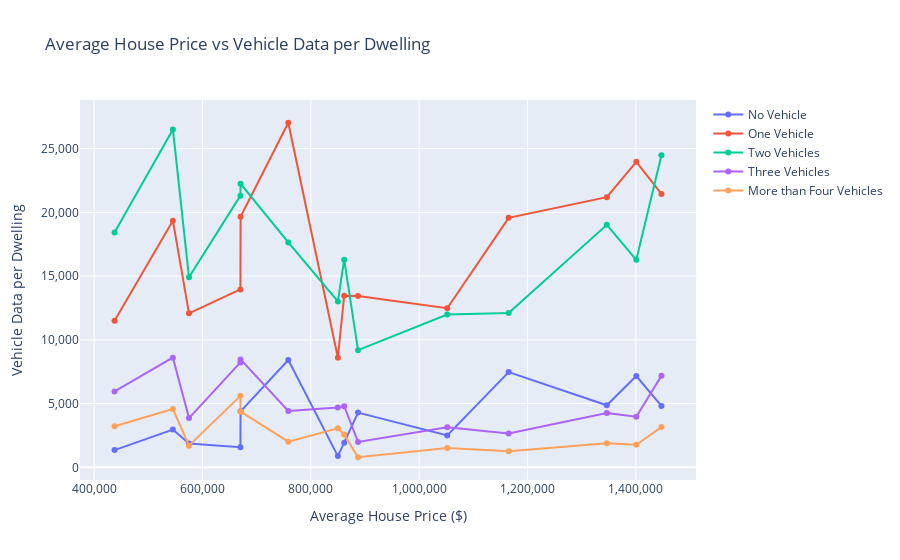

Write notebook code for a chart like this one.
### Code cell
import requests
import pandas as pd
import plotly.graph_objs as go
from plotly.offline import iplot, init_notebook_mode

# Initialize Plotly to work in offline mode in Jupyter
init_notebook_mode(connected=True)

# Fetch the data from the API for house prices and vehicle data
url_houseprice_vehicle = 'http://127.0.0.1:9090/houseprice/vehicle'
response_houseprice_vehicle = requests.get(url_houseprice_vehicle)
data_houseprice_vehicle = response_houseprice_vehicle.json()

# Convert JSON data to a DataFrame
df_houseprice_vehicle = pd.json_normalize(data_houseprice_vehicle)

# Sort the DataFrame by average house price
df_houseprice_vehicle = df_houseprice_vehicle.sort_values(by='average_price')

# Create a combined trend chart
def create_combined_trend_chart(df):
    # Create the figure
    fig = go.Figure()
    
    # Average House Price vs None Vehicle per Dwelling
    fig.add_trace(go.Scatter(
        x=df['average_price'],
        y=df['none_vehicle_per_dwelling'],
        mode='lines+markers',
        name='No Vehicle',
        hovertext=[
            f"House Price: ${price:,}<br>No Vehicle per Dwelling: {value}"
            for price, value in zip(df['average_price'], df['none_vehicle_per_dwelling'])
        ],
        hoverinfo='text'
    ))
    
    # Average House Price vs One Vehicle per Dwelling
    fig.add_trace(go.Scatter(
        x=df['average_price'],
        y=df['one_vehicle_per_dwelling'],
        mode='lines+markers',
        name='One Vehicle',
        hovertext=[
            f"House Price: ${price:,}<br>One Vehicle per Dwelling: {value}"
            for price, value in zip(df['average_price'], df['one_vehicle_per_dwelling'])
        ],
        hoverinfo='text'
    ))
    
    # Average House Price vs Two Vehicles per Dwelling
    fig.add_trace(go.Scatter(
        x=df['average_price'],
        y=df['two_vehicle_per_dwelling'],
        mode='lines+markers',
        name='Two Vehicles',
        hovertext=[
            f"House Price: ${price:,}<br>Two Vehicles per Dwelling: {value}"
            for price, value in zip(df['average_price'], df['two_vehicle_per_dwelling'])
        ],
        hoverinfo='text'
    ))
    
    # Average House Price vs Three Vehicles per Dwelling
    fig.add_trace(go.Scatter(
        x=df['average_price'],
        y=df['three_vehicle_per_dwelling'],
        mode='lines+markers',
        name='Three Vehicles',
        hovertext=[
            f"House Price: ${price:,}<br>Three Vehicles per Dwelling: {value}"
            for price, value in zip(df['average_price'], df['three_vehicle_per_dwelling'])
        ],
        hoverinfo='text'
    ))
    
    # Average House Price vs More than Four Vehicles per Dwelling
    fig.add_trace(go.Scatter(
        x=df['average_price'],
        y=df['more_than_four_vehicle_per_dwelling'],
        mode='lines+markers',
        name='More than Four Vehicles',
        hovertext=[
            f"House Price: ${price:,}<br>More than Four Vehicles per Dwelling: {value}"
            for price, value in zip(df['average_price'], df['more_than_four_vehicle_per_dwelling'])
        ],
        hoverinfo='text'
    ))
    
    # Update layout
    fig.update_layout(
        title='Average House Price vs Vehicle Data per Dwelling',
        xaxis_title='Average House Price ($)',
        yaxis_title='Vehicle per Dwelling',
        hovermode='closest'
    )
    
    fig.update_xaxes(tickformat=',')
    fig.update_yaxes(tickformat=',')
    
    # Display the chart
    iplot(fig)

# Generate the combined trend chart for the DataFrame
if not df_houseprice_vehicle.empty:
    create_combined_trend_chart(df_houseprice_vehicle)

### Figure 1 — Plotly figure (JSON) as saved in the notebook; plotly's stock layout.template omitted (floating-point values rounded to 4 significant figures)
{"data": [{"hoverinfo": "text", "hovertext": ["House Price: $437,640.873015873<br>No Vehicle per Dwelling: 1354", "House Price: $545,321.4285714285<br>No Vehicle per Dwelling: 2967", "House Price: $575,107.9424778761<br>No Vehicle per Dwelling: 1861", "House Price: $670,000.0<br>No Vehicle per Dwelling: 1576", "House Price: $670,333.1884368309<br>No Vehicle per Dwelling: 4398", "House Price: $758,445.9434652478<br>No Vehicle per Dwelling: 8418", "House Price: $849,979.4670846395<br>No Vehicle per Dwelling: 883", "House Price: $861,608.6939313984<br>No Vehicle per Dwelling: 1934", "House Price: $887,176.0711095843<br>No Vehicle per Dwelling: 4294", "House Price: $1,051,886.380597015<br>No Vehicle per Dwelling: 2504", "House Price: $1,165,231.724870764<br>No Vehicle per Dwelling: 7470", "House Price: $1,346,494.1986365046<br>No Vehicle per Dwelling: 4872", "House Price: $1,400,925.0117967331<br>No Vehicle per Dwelling: 7162", "House Price: $1,447,335.6231825524<br>No Vehicle per Dwelling: 4819"], "mode": "lines+markers", "name": "No Vehicle", "type": "scatter", "x": [437600.0, 545300.0, 575100.0, 670000, 670300.0, 758400.0, 850000.0, 861600.0, 887200.0, 1052000.0, 1165000.0, 1346000.0, 1401000.0, 1447000.0], "y": [1354, 2967, 1861, 1576, 4398, 8418, 883, 1934, 4294, 2504, 7470, 4872, 7162, 4819]}, {"hoverinfo": "text", "hovertext": ["House Price: $437,640.873015873<br>One Vehicle per Dwelling: 11498", "House Price: $545,321.4285714285<br>One Vehicle per Dwelling: 19353", "House Price: $575,107.9424778761<br>One Vehicle per Dwelling: 12083", "House Price: $670,000.0<br>One Vehicle per Dwelling: 13954", "House Price: $670,333.1884368309<br>One Vehicle per Dwelling: 19657", "House Price: $758,445.9434652478<br>One Vehicle per Dwelling: 27032", "House Price: $849,979.4670846395<br>One Vehicle per Dwelling: 8601", "House Price: $861,608.6939313984<br>One Vehicle per Dwelling: 13468", "House Price: $887,176.0711095843<br>One Vehicle per Dwelling: 13433", "House Price: $1,051,886.380597015<br>One Vehicle per Dwelling: 12482", "House Price: $1,165,231.724870764<br>One Vehicle per Dwelling: 19571", "House Price: $1,346,494.1986365046<br>One Vehicle per Dwelling: 21194", "House Price: $1,400,925.0117967331<br>One Vehicle per Dwelling: 23971", "House Price: $1,447,335.6231825524<br>One Vehicle per Dwelling: 21447"], "mode": "lines+markers", "name": "One Vehicle", "type": "scatter", "x": [437600.0, 545300.0, 575100.0, 670000, 670300.0, 758400.0, 850000.0, 861600.0, 887200.0, 1052000.0, 1165000.0, 1346000.0, 1401000.0, 1447000.0], "y": [11498, 19353, 12083, 13954, 19657, 27032, 8601, 13468, 13433, 12482, 19571, 21194, 23971, 21447]}, {"hoverinfo": "text", "hovertext": ["House Price: $437,640.873015873<br>Two Vehicles per Dwelling: 18425", "House Price: $545,321.4285714285<br>Two Vehicles per Dwelling: 26507", "House Price: $575,107.9424778761<br>Two Vehicles per Dwelling: 14911", "House Price: $670,000.0<br>Two Vehicles per Dwelling: 21314", "House Price: $670,333.1884368309<br>Two Vehicles per Dwelling: 22247", "House Price: $758,445.9434652478<br>Two Vehicles per Dwelling: 17644", "House Price: $849,979.4670846395<br>Two Vehicles per Dwelling: 13014", "House Price: $861,608.6939313984<br>Two Vehicles per Dwelling: 16294", "House Price: $887,176.0711095843<br>Two Vehicles per Dwelling: 9189", "House Price: $1,051,886.380597015<br>Two Vehicles per Dwelling: 11994", "House Price: $1,165,231.724870764<br>Two Vehicles per Dwelling: 12101", "House Price: $1,346,494.1986365046<br>Two Vehicles per Dwelling: 19021", "House Price: $1,400,925.0117967331<br>Two Vehicles per Dwelling: 16280", "House Price: $1,447,335.6231825524<br>Two Vehicles per Dwelling: 24478"], "mode": "lines+markers", "name": "Two Vehicles", "type": "scatter", "x": [437600.0, 545300.0, 575100.0, 670000, 670300.0, 758400.0, 850000.0, 861600.0, 887200.0, 1052000.0, 1165000.0, 1346000.0, 1401000.0, 1447000.0], "y": [18425, 26507, 14911, 21314, 22247, 17644, 13014, 16294, 9189, 11994, 12101, 19021, 16280, 24478]}, {"hoverinfo": "text", "hovertext": ["House Price: $437,640.873015873<br>Three Vehicles per Dwelling: 5952", "House Price: $545,321.4285714285<br>Three Vehicles per Dwelling: 8606", "House Price: $575,107.9424778761<br>Three Vehicles per Dwelling: 3865", "House Price: $670,000.0<br>Three Vehicles per Dwelling: 8234", "House Price: $670,333.1884368309<br>Three Vehicles per Dwelling: 8468", "House Price: $758,445.9434652478<br>Three Vehicles per Dwelling: 4424", "House Price: $849,979.4670846395<br>Three Vehicles per Dwelling: 4688", "House Price: $861,608.6939313984<br>Three Vehicles per Dwelling: 4796", "House Price: $887,176.0711095843<br>Three Vehicles per Dwelling: 1996", "House Price: $1,051,886.380597015<br>Three Vehicles per Dwelling: 3147", "House Price: $1,165,231.724870764<br>Three Vehicles per Dwelling: 2659", "House Price: $1,346,494.1986365046<br>Three Vehicles per Dwelling: 4260", "House Price: $1,400,925.0117967331<br>Three Vehicles per Dwelling: 3967", "House Price: $1,447,335.6231825524<br>Three Vehicles per Dwelling: 7176"], "mode": "lines+markers", "name": "Three Vehicles", "type": "scatter", "x": [437600.0, 545300.0, 575100.0, 670000, 670300.0, 758400.0, 850000.0, 861600.0, 887200.0, 1052000.0, 1165000.0, 1346000.0, 1401000.0, 1447000.0], "y": [5952, 8606, 3865, 8234, 8468, 4424, 4688, 4796, 1996, 3147, 2659, 4260, 3967, 7176]}, {"hoverinfo": "text", "hovertext": ["House Price: $437,640.873015873<br>More than Four Vehicles per Dwelling: 3218", "House Price: $545,321.4285714285<br>More than Four Vehicles per Dwelling: 4582", "House Price: $575,107.9424778761<br>More than Four Vehicles per Dwelling: 1703", "House Price: $670,000.0<br>More than Four Vehicles per Dwelling: 5607", "House Price: $670,333.1884368309<br>More than Four Vehicles per Dwelling: 4371", "House Price: $758,445.9434652478<br>More than Four Vehicles per Dwelling: 2017", "House Price: $849,979.4670846395<br>More than Four Vehicles per Dwelling: 3059", "House Price: $861,608.6939313984<br>More than Four Vehicles per Dwelling: 2583", "House Price: $887,176.0711095843<br>More than Four Vehicles per Dwelling: 792", "House Price: $1,051,886.380597015<br>More than Four Vehicles per Dwelling: 1519", "House Price: $1,165,231.724870764<br>More than Four Vehicles per Dwelling: 1263", "House Price: $1,346,494.1986365046<br>More than Four Vehicles per Dwelling: 1895", "House Price: $1,400,925.0117967331<br>More than Four Vehicles per Dwelling: 1768", "House Price: $1,447,335.6231825524<br>More than Four Vehicles per Dwelling: 3157"], "mode": "lines+markers", "name": "More than Four Vehicles", "type": "scatter", "x": [437600.0, 545300.0, 575100.0, 670000, 670300.0, 758400.0, 850000.0, 861600.0, 887200.0, 1052000.0, 1165000.0, 1346000.0, 1401000.0, 1447000.0], "y": [3218, 4582, 1703, 5607, 4371, 2017, 3059, 2583, 792, 1519, 1263, 1895, 1768, 3157]}], "layout": {"autosize": true, "hovermode": "closest", "title": {"text": "Average House Price vs Vehicle Data per Dwelling"}, "xaxis": {"autorange": true, "range": [375800.0, 1509000.0], "tickformat": ",", "title": {"text": "Average House Price ($)"}, "type": "linear"}, "yaxis": {"autorange": true, "range": [-1373.0, 29200.0], "tickformat": ",", "title": {"text": "Vehicle Data per Dwelling"}, "type": "linear"}}}
